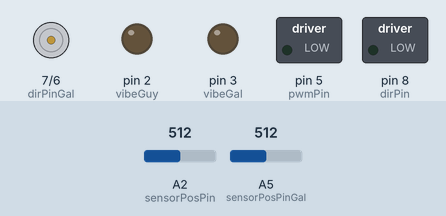
This sketch was run on a simulated Arduino Uno, built with avr-gcc and run on an emulated ATmega328P. On the bench: direction and speed pins drawn as motors (green arrow = direction pin HIGH = forward, orange = LOW = backward, longer = more drive), switched loads named in the sketch (green lamp = pin HIGH), output pins drawn as LEDs (lit = HIGH). Inputs (shaded band) come from the test bench; at power-on: A2 (sensorPosPin) = 512, A5 (sensorPosPinGal) = 512. Random numbers use the default seed unless the sketch sets one; what the sketch prints to the serial monitor is not drawn.

Above: at 0.6 s.
Timing chart, 0 to 113.9 s (numbered marks = the images above):
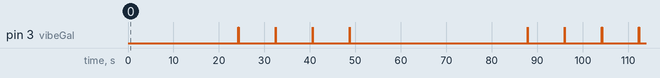

Measured:
- by itself, pin 3 (vibeGal): goes 3 × (HIGH 0.05 s, LOW 8.1 s), HIGH 0.05 s, LOW 39.1 s, 3 × (HIGH 0.05 s, LOW 8.1 s), HIGH 0.05 s, then LOW

The sketch:

guy530.ino
```cpp
/* PLAYER ONE - GUY */
// Pin declares
int ledPin = 4;
int pwmPin = 5; // PWM output pin for motor 1
int pwmPinGal = 6; // PWM output pin for motor 2
int dirPin = 8; // direction output pin for motor 1
int dirPinGal = 7; // direction output pin for motor 2 GAL
int sensorPosPin = A2; // input pin for MR sensor
int sensorPosPinGal = A5; // input pin for gal MR sensor
int fsrPin = A3; // input pin for FSR sensor
int vibeGuy = 2;
int vibeGal = 3;

// Score Keeping
int guyScore = 0;
int galScore = 0;

// Position tracking variables
int updatedPos = 0;     // keeps track of the latest updated value of the MR sensor reading
int rawPos = 0;         // current raw reading from MR sensor
int lastRawPos = 0;     // last raw reading from MR sensor
int lastLastRawPos = 0; // last last raw reading from MR sensor
int rawPosGal = 0;               // current raw reading from MR sensor GAL
int lastRawPosGal = 0;        // last raw reading from MR sensor GAL
int lastLastRawPosGal = 0; // last last raw reading from MR sensor GAL
int flipNumber = 0;     // keeps track of the number of flips over the 180deg mark
int tempOffset = 0;
int rawDiff = 0;
int lastRawDiff = 0;
int rawOffset = 0;
int lastRawOffset = 0;
const int flipThresh = 700;  // threshold to determine whether or not a flip over the 180 degree mark occurred
boolean flipped = false;

int updatedPosGal = 0;
int flipNumberGal = 0;     // keeps track of the number of flips over the 180deg mark
int tempOffsetGal = 0;
int rawDiffGal = 0;
int lastRawDiffGal = 0;
int rawOffsetGal = 0;
int lastRawOffsetGal = 0;
const int flipThreshGal = 700;  // threshold to determine whether or not a flip over the 180 degree mark occurred
boolean flippedGal = false;

// Kinematics variables
double xh = 0;           // position of the handle [m]
double theta_s = 0;      // Angle of the sector pulley in deg
double xh_prev;          // Distance of the handle at previous time step
double xh_prev2;
double dxh;              // Velocity of the handle
double dxh_prev;
double dxh_prev2;
double dxh_filt;         // Filtered velocity of the handle
double dxh_filt_prev;
double dxh_filt_prev2;
double mappedGuyPositionInBounds;
double mappedGalPositionInBounds;

// Kinematics variables GAL
double xhGal = 0;           // position of the handle [m]
double theta_sGal = 0;      // Angle of the sector pulley in deg
double xh_prevGal;          // Distance of the handle at previous time step
double xh_prev2Gal;
double dxhGal;              // Velocity of the handle
double dxh_prevGal;
double dxh_prev2Gal;
double dxh_filtGal;         // Filtered velocity of the handle
double dxh_filt_prevGal;
double dxh_filt_prev2Gal;

// Force output variables
double force = 0;           // force at the handle
double Tp = 0;              // torque of the motor pulley
double duty = 0;            // duty cylce (between 0 and 255)
unsigned int output = 0;    // output command to the motor
double rh = .08;
double rp = .0047625;
double rs = 0.07;

// Lateral collision force variables
double mu = 10;  //changed from 0.2
double k_puck = 2;
double k_wall = .05;
double puck_radius = 10;
double delta_y = 0;

// Force output variables GAL
double forceGal = 0;           // force at the handle
double TpGal = 0;              // torque of the motor pulley
double dutyGal = 0;            // duty cylce (between 0 and 255)
unsigned int outputGal = 0;    // output command to the motor
double rhGal = .08;
double rpGal = .0047625;
double rsGal = .07;

// Initialize puck starter speed
double speedVal = 0.5;

struct Puck {
  double x;
  double y;
  double xVel;
  double yVel;
};

struct Human {
  double x;   //location of the leftmost end of the paddle, relative to left wall
  double y;   //height of the paddle, relative to the bottom of the wall
  double width; //length of the paddle
  String condition; //TODO: can used later when we have power ups, for instance, ie a "slow" condition that does things
  double ghostX; // keep track of "ghost" position to calculate wall force
};

double wallWidth = 480;
double wallHeight = 800;
double goalWidth = 200;
double goalLeftBoundary = wallWidth/2.0 - goalWidth/2.0;
double goalRightBoundary = wallWidth/2.0 + goalWidth/2.0;
double malletThickness = 10;

// Constants for time tracking
double counterGal = -1;
double counterGuy = -1;
unsigned long startMillis = 0;
unsigned long currentMillis = 0;
const unsigned long timeBuzz = 3000; // 3000 ms = 3 s

//create puck(s) here
Puck a = {300, 25, speedVal, speedVal};
int input;

//create human players here
Human guy = {wallWidth/2.0, 50, 100, "normal", wallWidth/2.0};
Human gal = {wallWidth/2.0, wallHeight-50, 100, "normal", wallWidth/2.0};

void setup() {
  Serial.begin(115200);
  delay(500);

  // Set PWM frequency
  setPwmFrequency(pwmPin,1);
  setPwmFrequency(pwmPinGal,1);

  // Input pins
  pinMode(sensorPosPin, INPUT); // set MR sensor pin to be an input
  pinMode(fsrPin, INPUT);       // set FSR sensor pin to be an input

  // Output pins
  pinMode(pwmPin, OUTPUT);  // PWM pin for motor A
  pinMode(dirPin, OUTPUT);  // dir pin for motor A
  pinMode(pwmPinGal, OUTPUT);  // PWM pin for motor A
  pinMode(dirPinGal, OUTPUT);  // dir pin for motor A
  pinMode(vibeGuy, OUTPUT); // Guy vibe motor
  pinMode(vibeGal, OUTPUT); // Gal vibe motor
  analogWrite(vibeGuy, 0);
  analogWrite(vibeGal, 0);

  // Initialize motor
  analogWrite(pwmPin, 0);     // set to not be spinning (0/255)
  digitalWrite(dirPin, LOW);  // set direction

  // Initialize position valiables
  lastLastRawPos = analogRead(sensorPosPin);
  lastRawPos = analogRead(sensorPosPin);

  // Initialize motor Gal
  analogWrite(pwmPinGal, 0);     // set to not be spinning (0/255)
  digitalWrite(dirPinGal, LOW);  // set direction

  // Initialize position variables Gal
  lastLastRawPosGal = analogRead(sensorPosPinGal);
  lastRawPosGal = analogRead(sensorPosPinGal);

}

void loop() {
  force = 0;
  forceGal = 0;
  digitalWrite(ledPin, HIGH);
  currentMillis = millis();         // get current "time" (number of ms since program started)
  if ((currentMillis - startMillis) > timeBuzz) {
      buzzOff(vibeGuy);
      buzzOff(vibeGal);
    }
  //double inputGalPosition = input.toDouble(); //the input position is in terms of the display screen
  //Serial.println(input, 5);
  // ORIGINAL LINE: double mappedGuyPosition = mapp(xh, -0.03300, 0.03584, 0, wallWidth); //Second and Third arguments vary by hapkit minXh and maxXh calibration. //map(xh, -0.03300, 0.03584, 0, wallWidth)
  double mappedGuyPosition = mapp(xh, -0.02, 0.025, 0, wallWidth); //Second and Third arguments vary by hapkit minXh and maxXh calibration. //map(xh, -0.03300, 0.03584, 0, wallWidth)
  // if the player is at the wall, don't let the mallet go any further:
  if ( mappedGuyPosition - 25 - 15 < 0 ) {
      mappedGuyPositionInBounds = 0 + 25 + 15;
  }
  else if ( mappedGuyPosition + 25 + 15 > 480 ) {
    mappedGuyPositionInBounds = 480 - 25 - 15;
  } else {
      mappedGuyPositionInBounds = mappedGuyPosition;
  }
  setHumanX(guy, mappedGuyPositionInBounds, mappedGuyPosition);

  double mappedGalPosition = mapp(xhGal, -0.02, 0.025, 0, wallWidth);
  // if the player is at the wall, don't let the mallet go any further:
  if ( mappedGalPosition - 25 - 15 < 0 ) {
    mappedGalPositionInBounds = 0 + 25 + 15;
  }
  else if ( mappedGalPosition + 25 + 15 > 480 ) {
    mappedGalPositionInBounds = 480 - 25 - 15;
  } else {
    mappedGalPositionInBounds = mappedGalPosition;
  }
  setHumanX(gal, mappedGalPositionInBounds, mappedGalPosition);


  detectGoal(a);
  detectPuckHandleCollision(a, guy, gal);
  detectPuckWallCollision(a);
  detectHapticWallCollision(guy);
  detectHapticWallCollisionGal(gal);

  a.x += a.xVel;
  a.y += a.yVel;

  Tp = (force * rh * rp) / rs;
  TpGal = (forceGal * rh * rp) / rs;

  Serial.println((String) mappedGuyPositionInBounds + " " + mappedGalPositionInBounds + " " + a.x + " " + a.y + " " + guyScore + " " + galScore);

  //*************************************************************
  //*** Section 1. Compute position in counts (do not change) ***
  //*************************************************************

  // Get voltage output by MR sensor
  rawPos = analogRead(sensorPosPin);  //current raw position from MR sensor
  rawPosGal = analogRead(sensorPosPinGal); // get gal position from second HK MR sensor

  // Calculate differences between subsequent MR sensor readings
  rawDiff = rawPos - lastRawPos;          //difference btwn current raw position and last raw position
  lastRawDiff = rawPos - lastLastRawPos;  //difference btwn current raw position and last last raw position
  rawOffset = abs(rawDiff);
  lastRawOffset = abs(lastRawDiff);

  // Calculate differences between subsequent MR sensor readings GAL
  rawDiffGal = rawPosGal - lastRawPosGal;          //difference btwn current raw position and last raw position
  lastRawDiffGal = rawPosGal - lastLastRawPosGal;  //difference btwn current raw position and last last raw position
  rawOffsetGal = abs(rawDiffGal);
  lastRawOffsetGal = abs(lastRawDiffGal);


  // Update position record-keeping vairables
  lastLastRawPos = lastRawPos;
  lastRawPos = rawPos;

  // Update position record-keeping variables GAL
  lastLastRawPosGal = lastRawPosGal;
  lastRawPosGal = rawPosGal;

  // Keep track of flips over 180 degrees
  if((lastRawOffset > flipThresh) && (!flipped)) { // enter this anytime the last offset is greater than the flip threshold AND it has not just flipped
    if(lastRawDiff > 0) {        // check to see which direction the drive wheel was turning
      flipNumber--;              // cw rotation
    } else {                     // if(rawDiff < 0)
      flipNumber++;              // ccw rotation
    }
    if(rawOffset > flipThresh) { // check to see if the data was good and the most current offset is above the threshold
      updatedPos = rawPos + flipNumber*rawOffset; // update the pos value to account for flips over 180deg using the most current offset
      tempOffset = rawOffset;
    } else {                     // in this case there was a blip in the data and we want to use lastactualOffset instead
      updatedPos = rawPos + flipNumber*lastRawOffset;  // update the pos value to account for any flips over 180deg using the LAST offset
      tempOffset = lastRawOffset;
    }
    flipped = true;            // set boolean so that the next time through the loop won't trigger a flip
  } else {                        // anytime no flip has occurred
    updatedPos = rawPos + flipNumber*tempOffset; // need to update pos based on what most recent offset is
    flipped = false;
  }

  // Keep track of flips over 180 degrees GAL
  if((lastRawOffsetGal > flipThreshGal) && (!flippedGal)) { // enter this anytime the last offset is greater than the flip threshold AND it has not just flipped
    if(lastRawDiffGal > 0) {        // check to see which direction the drive wheel was turning
      flipNumberGal--;              // cw rotation
    } else {                     // if(rawDiff < 0)
      flipNumberGal++;              // ccw rotation
    }
    if(rawOffsetGal > flipThreshGal) { // check to see if the data was good and the most current offset is above the threshold
      updatedPosGal = rawPosGal + flipNumberGal*rawOffsetGal; // update the pos value to account for flips over 180deg using the most current offset
      tempOffsetGal = rawOffsetGal;
    } else {                     // in this case there was a blip in the data and we want to use lastactualOffset instead
      updatedPosGal = rawPosGal + flipNumberGal*lastRawOffsetGal;  // update the pos value to account for any flips over 180deg using the LAST offset
      tempOffsetGal = lastRawOffsetGal;
    }
    flippedGal = true;            // set boolean so that the next time through the loop won't trigger a flip
  } else {                        // anytime no flip has occurred
    updatedPosGal = rawPosGal + flipNumberGal*tempOffsetGal; // need to update pos based on what most recent offset is
    flippedGal = false;
  }


  //*************************************************************
  //*** Section 2. Compute position in meters *******************
  //*************************************************************
  double rh = 0.09;   //[m]
  double m = -154; // Calculated using best fit line
  double b = 600;  // Calculated using best fit line
  double ts = ((double) updatedPos - b) / m;
  xh = rh * ts * (3.14149 / 180);

  double rp = 0.01905;   //[m] pulley, obtained from component specs
  double rs = 0.085;     //[m] sector
  double damping;            // maximum damping coefficient you can use that feels good
  double J = (rh * rp) / rs;

  // Calculate velocity with loop time estimation
  dxh = (double)(xh - xh_prev) / 0.001;

  // Calculate the filtered velocity of the handle using an infinite impulse response filter
  dxh_filt = .9*dxh + 0.1*dxh_prev;

  // Record the position and velocity
  xh_prev2 = xh_prev;
  xh_prev = xh;

  dxh_prev2 = dxh_prev;
  dxh_prev = dxh;

  dxh_filt_prev2 = dxh_filt_prev;
  dxh_filt_prev = dxh_filt;

  //Serial.println(xh,5);

   //*************************************************************
  //*** Section 2b. Compute position in meters GAL *******************
  //*************************************************************

  double rhGal = 0.09;   //[m]
  double mGal = -154; // Calculated using best fit line
  double bGal = 600;  // Calculated using best fit line
  double tsGal = ((double) updatedPosGal - bGal) / mGal;
  xhGal = rhGal * tsGal * (3.14149 / 180);
  double rpGal = 0.01905;   //[m] pulley, obtained from component specs
  double rsGal = 0.085;     //[m] sector
  double dampingGal;            // maximum damping coefficient you can use that feels good
  double JGal = (rhGal * rpGal) / rsGal;

  // Calculate velocity with loop time estimation
  dxhGal = (double)(xhGal - xh_prevGal) / 0.001;

  // Calculate the filtered velocity of the handle using an infinite impulse response filter
  dxh_filtGal = .9*dxhGal + 0.1*dxh_prevGal;

  // Record the position and velocity
  xh_prev2Gal = xh_prevGal;
  xh_prevGal = xhGal;

  dxh_prev2Gal = dxh_prevGal;
  dxh_prevGal = dxhGal;

  dxh_filt_prev2Gal = dxh_filt_prevGal;
  dxh_filt_prevGal = dxh_filtGal;

  //Serial.println(xh,5);


  //*************************************************************
  //*** Section 4. Force output (do not change) *****************
  //*************************************************************

  // Determine correct direction for motor torque
  if(force > 0) {
    digitalWrite(dirPin, HIGH);
  } else {
    digitalWrite(dirPin, LOW);
  }

  // Compute the duty cycle required to generate Tp (torque at the motor pulley)
  duty = sqrt(abs(Tp)/0.03);

  // Make sure the duty cycle is between 0 and 100%
  if (duty > 1) {
    duty = 1;
  } else if (duty < 0) {
    duty = 0;
  }
  output = (int)(duty* 255);   // convert duty cycle to output signal
  analogWrite(pwmPin,output);  // output the signal


//*************************************************************
  //*** Section 4b. Force output (do not change) GAL *****************
  //*************************************************************

  // Determine correct direction for motor torque
  if(forceGal > 0) {
    digitalWrite(dirPinGal, HIGH);
  } else {
    digitalWrite(dirPinGal, LOW);
  }

  // Compute the duty cycle required to generate Tp (torque at the motor pulley)
  dutyGal = sqrt(abs(TpGal)/0.03);

  // Make sure the duty cycle is between 0 and 100%
  if (dutyGal > 1) {
    dutyGal = 1;
  } else if (dutyGal < 0) {
    dutyGal = 0;
  }
  outputGal = (int)(dutyGal* 255);   // convert duty cycle to output signal
  analogWrite(pwmPinGal,outputGal);  // output the signal
}

// --------------------------------------------------------------
// Function to set PWM Freq -- DO NOT EDIT
// --------------------------------------------------------------
void setPwmFrequency(int pin, int divisor) {
  byte mode;
  if(pin == 5 || pin == 6 || pin == 9 || pin == 10) {
    switch(divisor) {
      case 1: mode = 0x01; break;
      case 8: mode = 0x02; break;
      case 64: mode = 0x03; break;
      case 256: mode = 0x04; break;
      case 1024: mode = 0x05; break;
      default: return;
    }
    if(pin == 5 || pin == 6) {
      TCCR0B = TCCR0B & 0b11111000 | mode;
    } else {
      TCCR1B = TCCR1B & 0b11111000 | mode;
    }
  } else if(pin == 3 || pin == 11) {
    switch(divisor) {
      case 1: mode = 0x01; break;
      case 8: mode = 0x02; break;
      case 32: mode = 0x03; break;
      case 64: mode = 0x04; break;
      case 128: mode = 0x05; break;
      case 256: mode = 0x06; break;
      case 1024: mode = 0x7; break;
      default: return;
    }
    TCCR2B = TCCR2B & 0b11111000 | mode;
  }
}

//given the x and y coordinates of the puck, change the x and y velocities if the puck is outside the width or height of the wall
void detectPuckWallCollision(Puck& p) { //& is necessary because we are passing values by reference
  // Side Walls:
  if ((p.y >= 0) || (p.y <= 800)) {
    if ((p.x <= 0) || (p.x >= wallWidth)) {
    setXVel(p, -p.xVel);
    }
  }
  // Short Walls:
  if ((p.y >= 0 && p.y <= 5) || (p.y <= 800 && p.y >= 795)) {
    if ((p.x <= goalLeftBoundary || p.x >= goalRightBoundary)){
      setYVel(p, -p.yVel);
    }
  }
}


//given the x and y coordinates of the puck, change the x and y velocities if the puck is in contact with human
void detectPuckHandleCollision(Puck& p, Human& guy, Human& gal) {
  if ((p.x >= guy.x - guy.width/2.0) && (p.x <= guy.x+guy.width/2.0) && (p.y == guy.y + 10.0)) { //malletThickness = 10
    setYVel(p, -p.yVel);
    startMillis = millis();
    buzzOn(vibeGuy);
    collisionForce(p, "guy");
  }
  else if ((p.x >= gal.x - gal.width/2.0) && (p.x <= gal.x+gal.width/2.0) && (p.y == gal.y - 10.0)) { //malletThickness = 10
    setYVel(p, -p.yVel);
    startMillis = millis();
    buzzOn(vibeGal);
    collisionForce(p, "gal");
  }
}

//during a collision between puck and handle, exert proportional lateral force
void collisionForce(Puck& p, String person) {
  if (person == "guy") {
    delta_y = (guy.y+(malletThickness/2)) - p.y - puck_radius;
    // Force direction depends on which way the puck is coming from:
    if (p.xVel > 0) {
      force += mu * k_puck * delta_y;
    } else {
      force -= mu * k_puck * delta_y;
    }
  } else if (person == "gal") {
    delta_y = (gal.y-(malletThickness/2)) - p.y - puck_radius;
    if (p.xVel > 0) {
      forceGal += mu * k_puck * delta_y;
    } else {
      forceGal -= mu * k_puck * delta_y;
    }
  }
}

//given the x and y coordinates of the puck, exert a force if the puck is in contact with a wall
void detectHapticWallCollision(Human& person) {
  if ( (person.ghostX+25) >= 480 ) { // used to be 480, not 340
    force += -k_wall*(480 - (person.ghostX+25)) ; // used to be 480, not 340
  } else if  ( (person.ghostX-25) <= 0) { // used to be 0, not 140
    force += -k_wall*(0 - (person.ghostX-25)); // used to be 0, not 140
  } else {
    force += 0;
  }
}

//given the x and y coordinates of the puck, exert a force if the puck is in contact with a wall
void detectHapticWallCollisionGal(Human& person) {
  if ( (person.ghostX+25) > 480 ) { // used to be 480, not 340
    forceGal += -k_wall*(480 - (person.ghostX+25)) ; // used to be 480, not 340
  } else if  ( (person.ghostX-25) < 0) { // used to be 0, not 140
    forceGal += -k_wall*(0 - (person.ghostX-25)); // used to be 0, not 140
  } else {
    forceGal += 0;
  }
}


//given the x and y velocities of the puck, check if the puck is in the goal boundary box
void detectGoal(Puck& p) {
  if ((p.y <= 0) && (p.x >= goalLeftBoundary) && (p.x <= goalRightBoundary)) {
    //TODO: implement scoring mechanism? the puck just resets to the center of the screen for now
    setXPos(p, 200);
    setYPos(p, 400);
    long randNumber = random(4);
    //Serial.println((String) "randNumber is: " + randNumber);
    if (randNumber <= 1) {
      setXVel(p, -speedVal);
      setYVel(p, -speedVal);
    }
    else if (randNumber <= 2) {
      setXVel(p, -speedVal);
      setYVel(p, speedVal);
    }
    else if (randNumber <= 3) {
      setXVel(p, speedVal);
      setYVel(p, speedVal);
    }
    else {
      setXVel(p, speedVal);
      setYVel(p, -speedVal);
    }
    galScore++;
    delay(2000);
  }
  else if ((p.y >= wallHeight) && (p.x >= goalLeftBoundary) && (p.x <= goalRightBoundary)) {
    setXPos(p, 200);
    setYPos(p, 400);
    long randNumber = random(4);
    //Serial.println((String) "randNumber is: " + randNumber);
    if (randNumber <= 1) {
      setXVel(p, -speedVal);
      setYVel(p, -speedVal);
    }
    else if (randNumber <= 2) {
      setXVel(p, -speedVal);
      setYVel(p, speedVal);
    }
    else if (randNumber <= 3) {
      setXVel(p, speedVal);
      setYVel(p, speedVal);
    }
    else {
      setXVel(p, speedVal);
      setYVel(p, -speedVal);
    }
    guyScore++;
    delay(2000);
  }
}

void buzzOn(int pin){
  digitalWrite(pin, HIGH);  // 30 < 20% * 255(MAX) // turn on vibration motor
}

void buzzOff(int pin){
  digitalWrite(pin, LOW);  // 30 < 20% * 255(MAX)
}

//given a puck p and a double n, set the x velocity to be the given value
void setXVel(Puck& p, double n){
  p.xVel = n;
}

//given a puck p and a double n, set the y velocity to be the given value
void setYVel(Puck& p, double n){
  p.yVel = n;
}

//given a puck p and a double n, set the x position to be the given value
void setXPos(Puck& p, double n){
  p.x = n;
}

//given a puck p and a double n, set the y position to be the given value
void setYPos(Puck& p, double n){
  p.y = n;
}

//increase the x position of the human. this function is called when the "l" (for player 1) or the "d" key (for player 2) is pressed.
void increaseHumanX(Human& h) {
  h.x += 1;
}

//decrease the x position of the human. this function is called when the "j" (for player 1) or the "a" key (for player 2) is pressed.
void decreaseHumanX(Human& h) {
  h.x -= 1;
}

//given a human h and a double n, set the x position to be the given value
void setHumanX(Human& h, double n, double ghost) {
  h.x = n;
  h.ghostX = ghost;
}

double mapp(double x, double in_min, double in_max, double out_min, double out_max) {
  return (x - in_min) * (out_max - out_min) / (in_max - in_min) + out_min;
}
```
